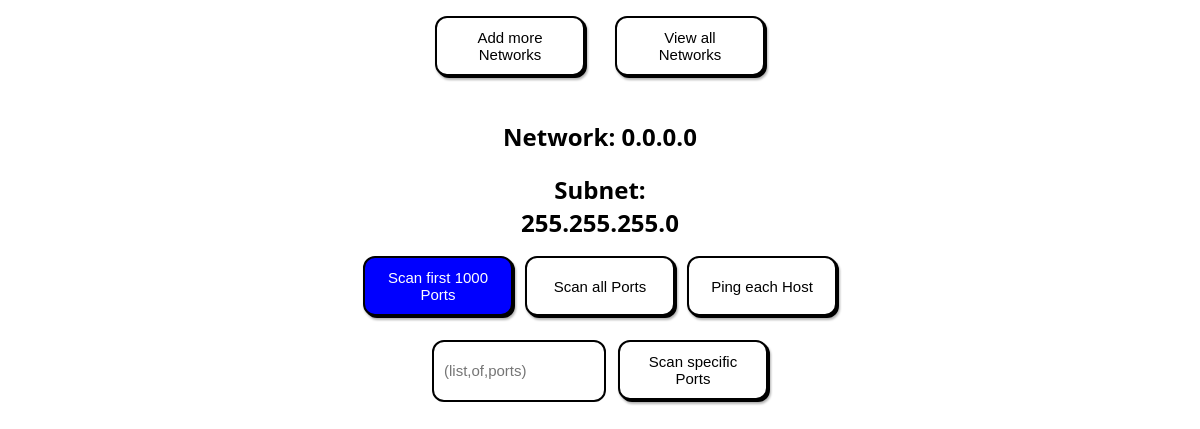
The app's page /network/2, older data.
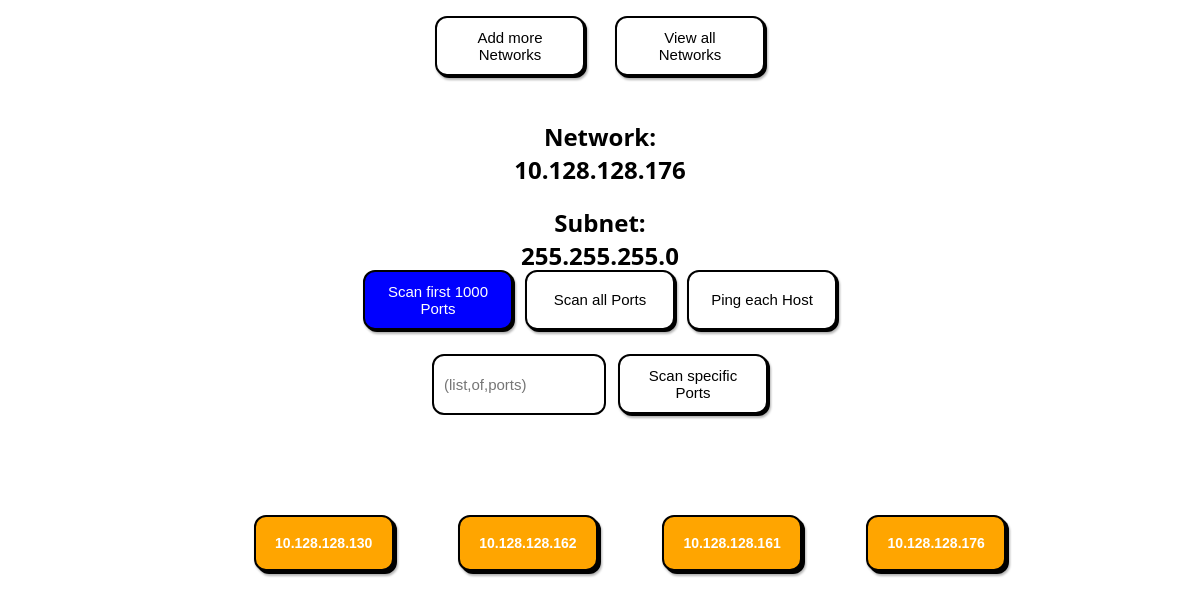
The same page, newer data.
### app/models/network.py (models this page shows)
class Network(db.Model):
    __tablename__ = 'networks'
    id = db.Column(db.Integer, primary_key=True, nullable=False, index=True)
    ip = db.Column(db.String, nullable=False)
    subnet = db.Column(db.String)
    hosts = db.relationship('Host', back_populates='network',
                            cascade='all, delete-orphan')

### app/models/host.py (models this page shows)
class Host(db.Model):
    __tablename__ = 'hosts'
    id = db.Column(db.Integer, primary_key=True, nullable=False, index=True)
    ip = db.Column(db.String, nullable=False)
    network_id = db.Column(db.Integer, db.ForeignKey("networks.id"),
                           nullable=False)
    network = db.relationship('Network', back_populates='hosts')
    ports = db.relationship('Port', back_populates='host',
                            cascade='all, delete-orphan')

### app/routes/network_routes.py (the view)
@network_blueprint.route('/network/<id>')
def serve_network(id):
    id_as_string = validate(str(id)) # validate User-Input
    try:
        network_id = int(id_as_string)
    except ValueError:
        return 'Invalid id', 400
    network = get_network_by_id(network_id)
    if not network:
        return 'Network not found', 404
    return render_template('network.html', network=network)

### app/repositories/network_repository.py (called while the page is built)
def get_network_by_id(id):
    network = Network.query.filter(Network.id == id).first()
    return network

### app/utils.py (called while the page is built)
def validate(text: str):
    output: str = text # make a local instance for changes
    for character in ('"<>|\\&(){}[];:' + "'"):
        if character in output:
            output = output.replace(character, '\\' + character) # escape characters
    return output

### app/templates/network.html (shortened to what this page needs)
{% extends 'base.html' %}
{% block head %}
<link rel="stylesheet" href="{{ url_for('static', filename='css/network.css') }}">
{% endblock %}
{% block body %}
<section>
    <article>
        <h1>Network: {{network.ip}}</h1>
        <h2>Subnet: {{network.subnet}}</h2>
    </article>
    <div class="scan_options" id="Scan_Options">
        <button class='primary' onclick="scan('{{network.id}}', '1000')">Scan first 1000 Ports</button>
        <button onclick="scan('{{network.id}}', 'all')">Scan all Ports</button>
        <button onclick="scan('{{network.id}}', 'ping')">Ping each Host</button>
        <input placeholder="(list,of,ports)" id="specific">
        <button onclick="scan('{{network.id}}', 'specific')">Scan specific Ports</button>
    </div>
    <div class="host_list">
        {% for host in network.hosts %}
                <button class="host" onclick="redirect('/host/{{host.id}}')">{{host.ip}}</button>
        {% endfor %}
    </div>
    <br>
    <br>
</section>
{% endblock %}

Row changes from the older to the newer data that the page shows:
changed Network: ip "0.0.0.0" → "10.128.128.176"
now on this page (row edited): Host: ip "10.128.128.130"
now on this page (row edited): Host: ip "10.128.128.162"
now on this page (row edited): Host: ip "10.128.128.161"
now on this page (row edited): Host: ip "10.128.128.176"
